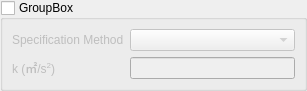
<?xml version="1.0" encoding="UTF-8"?>
<ui version="4.0">
 <class>ConstantSourceWidget</class>
 <widget class="QWidget" name="ConstantSourceWidget">
  <property name="geometry">
   <rect>
    <x>0</x>
    <y>0</y>
    <width>306</width>
    <height>86</height>
   </rect>
  </property>
  <property name="windowTitle">
   <string>Form</string>
  </property>
  <layout class="QVBoxLayout" name="verticalLayout">
   <property name="leftMargin">
    <number>0</number>
   </property>
   <property name="topMargin">
    <number>0</number>
   </property>
   <property name="rightMargin">
    <number>0</number>
   </property>
   <property name="bottomMargin">
    <number>0</number>
   </property>
   <item>
    <widget class="QGroupBox" name="groupBox">
     <property name="title">
      <string>GroupBox</string>
     </property>
     <property name="checkable">
      <bool>true</bool>
     </property>
     <property name="checked">
      <bool>false</bool>
     </property>
     <layout class="QFormLayout" name="formLayout_3">
      <item row="0" column="0">
       <widget class="QLabel" name="label_5">
        <property name="text">
         <string>Specification Method</string>
        </property>
       </widget>
      </item>
      <item row="0" column="1">
       <widget class="EnumComboBox" name="specificationMethod">
        <property name="minimumSize">
         <size>
          <width>165</width>
          <height>0</height>
         </size>
        </property>
       </widget>
      </item>
      <item row="1" column="0">
       <widget class="QLabel" name="label">
        <property name="text">
         <string>k (㎡/s&lt;sup&gt;2&lt;/sup&gt;)</string>
        </property>
       </widget>
      </item>
      <item row="1" column="1">
       <widget class="QLineEdit" name="value"/>
      </item>
     </layout>
    </widget>
   </item>
  </layout>
 </widget>
 <customwidgets>
  <customwidget>
   <class>EnumComboBox</class>
   <extends>QComboBox</extends>
   <header>widgets.enum_combo_box</header>
  </customwidget>
 </customwidgets>
 <resources/>
 <connections/>
</ui>
